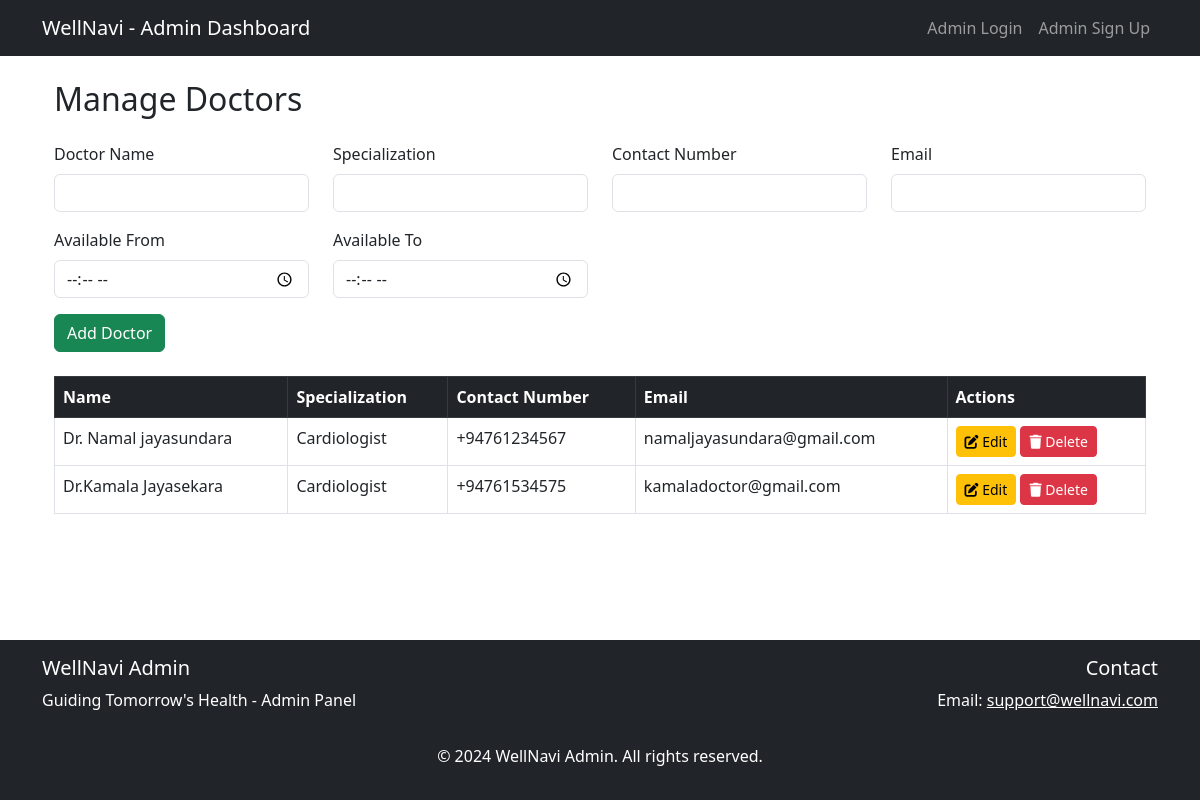
The page /manage_doctors on the database its author committed.
### website/models.py (models this page shows)
class Doctor(db.Model):
    id = db.Column(db.Integer, primary_key=True)
    name = db.Column(db.String(150), nullable=False)
    specialization = db.Column(db.String(150), nullable=False)
    contact_number = db.Column(db.String(15), nullable=False)
    email = db.Column(db.String(150), unique=True, nullable=False)
    available_from = db.Column(db.Time, nullable=False)
    available_to = db.Column(db.Time, nullable=False)
    appointments = db.relationship('Appointment', backref='doctor', passive_deletes=True)

### website/views.py (the view, shortened to what this page needs)
@views.route('/manage_doctors', methods=['GET', 'POST'])
def manage_doctors():
    doctors = Doctor.query.all()
    return render_template('manage_doctors.html', doctors=doctors, user=current_user)

### website/templates/manage_doctors.html
{% extends "adminbase.html" %} {% block title %}Manage Doctors{% endblock %} {%
block content %}
<div class="container">
  <h2 class="mb-4">Manage Doctors</h2>
  <form method="POST" class="mb-4">
    <div class="row">
      <div class="col-md-3">
        <div class="mb-3">
          <label for="name" class="form-label">Doctor Name</label>
          <input
            type="text"
            class="form-control"
            id="name"
            name="name"
            required
          />
        </div>
      </div>
      <div class="col-md-3">
        <div class="mb-3">
          <label for="specialization" class="form-label">Specialization</label>
          <input
            type="text"
            class="form-control"
            id="specialization"
            name="specialization"
            required
          />
        </div>
      </div>
      <div class="col-md-3">
        <div class="mb-3">
          <label for="contact_number" class="form-label">Contact Number</label>
          <input
            type="text"
            class="form-control"
            id="contact_number"
            name="contact_number"
            required
          />
        </div>
      </div>
      <div class="col-md-3">
        <div class="mb-3">
          <label for="email" class="form-label">Email</label>
          <input
            type="email"
            class="form-control"
            id="email"
            name="email"
            required
          />
        </div>
      </div>
      <div class="col-md-3">
        <div class="mb-3">
          <label for="available_from" class="form-label">Available From</label>
          <input
            type="time"
            class="form-control"
            id="available_from"
            name="available_from"
            required
          />
        </div>
      </div>
      <div class="col-md-3">
        <div class="mb-3">
          <label for="available_to" class="form-label">Available To</label>
          <input
            type="time"
            class="form-control"
            id="available_to"
            name="available_to"
            required
          />
        </div>
      </div>
    </div>
    <button type="submit" class="btn btn-success">Add Doctor</button>
  </form>
  <div class="table-responsive">
    <table class="table table-bordered table-hover">
      <thead class="table-dark">
        <tr>
          <th>Name</th>
          <th>Specialization</th>
          <th>Contact Number</th>
          <th>Email</th>
          <th>Actions</th>
        </tr>
      </thead>
      <tbody>
        {% for doctor in doctors %}
        <tr>
          <td>{{ doctor.name }}</td>
          <td>{{ doctor.specialization }}</td>
          <td>{{ doctor.contact_number }}</td>
          <td>{{ doctor.email }}</td>
          <td>
            <a
              href="{{ url_for('views.edit_doctor', doctor_id=doctor.id) }}"
              class="btn btn-warning btn-sm"
            >
              <i class="fa fa-edit"></i> Edit
            </a>
            <form
              action="{{ url_for('views.delete_doctor', doctor_id=doctor.id) }}"
              method="POST"
              style="display: inline"
            >
              <button type="submit" class="btn btn-danger btn-sm">
                <i class="fa fa-trash"></i> Delete
              </button>
            </form>
          </td>
        </tr>
        {% endfor %}
      </tbody>
    </table>
  </div>
</div>
{% endblock %}

### rows shown on the page
Doctor: name "Dr. Namal jayasundara", specialization "Cardiologist", contact_number "+94761234567", email "namaljayasundara@gmail.com"
Doctor: name "Dr.Kamala Jayasekara", specialization "Cardiologist", contact_number "+94761534575", email "kamaladoctor@gmail.com"
